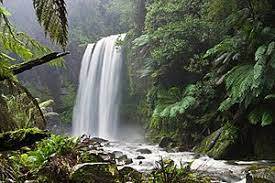
#> input picture data/img.jpg, 275 x 183 px, found by its file name
$ python 02.py   (older library calls are emulated)
#> lines starting #> are read from the running program, lines starting #| are printed output that depends on the picture; after the words box and inside, x2 and y2 are one past the last pixel; in counts of white or black regions, pixels touching at a corner belong together
import cv2, numpy as np
import matplotlib.pyplot as plt
import math

image = cv2.imread('data/img.jpg').astype(np.float32)/255


image = np.full((480, 640, 3), 255, np.uint8) #  세로, 가로, 레벨(BGR) : 왼쪽에서 쌓인 종이를 본다.
cv2.imshow('white', image)
cv2.waitKey()
cv2.destroyAllWindows()

image = np.full((480, 640, 3), (0, 0, 255), np.uint8)
cv2.imshow('red', image)
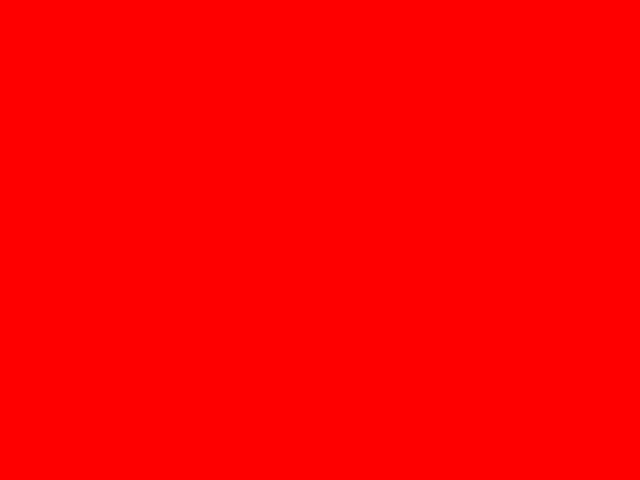
#> window 'red': shape (480, 640, 3); mean B, G, R 0, 0, 255
cv2.waitKey()
cv2.destroyAllWindows()

image.fill(0) # 기존 행렬 값 동일하게 할당
cv2.imshow('black', image)
cv2.waitKey()
cv2.destroyAllWindows()

image[240, 160] = image[240, 320] = image[240, 280] = (255, 255, 255)
cv2.imshow('black with white pixels', image)
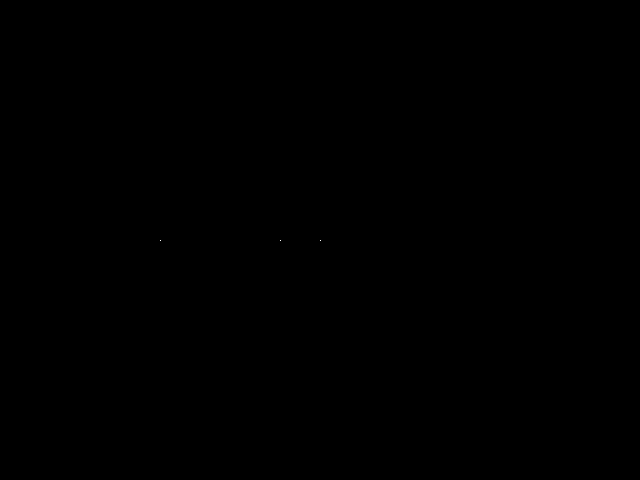
#> window 'black with white pixels': shape (480, 640, 3); 0% white in thin lines or dots, all inside (x1, y1, x2, y2) = (160, 240, 321, 241)
cv2.waitKey()
cv2.destroyAllWindows()

image[:,:,0] = 255
cv2.imshow('blue with white pixels', image)
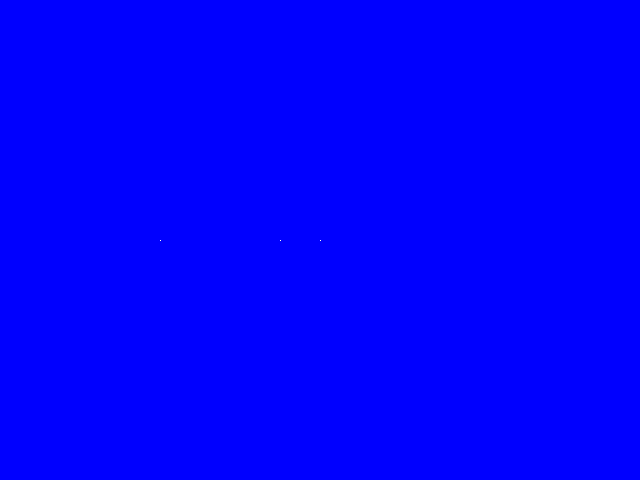
#> window 'blue with white pixels': shape (480, 640, 3); mean B, G, R 255, 0, 0
cv2.waitKey()
cv2.destroyAllWindows()

image[:,320,:] = 255
cv2.imshow('blue with white line', image)
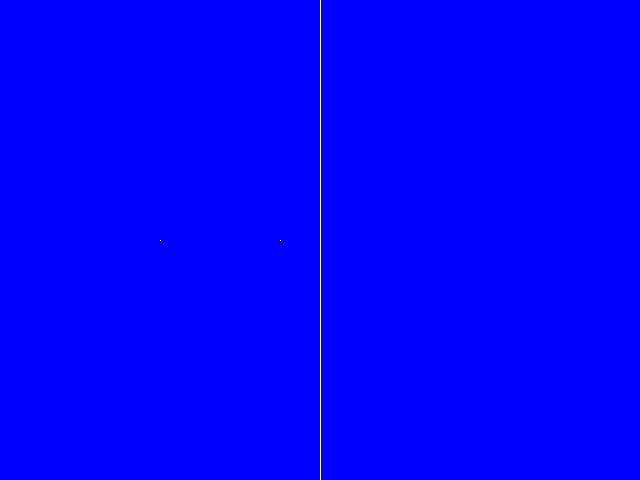
#> window 'blue with white line': shape (480, 640, 3); mean B, G, R 255, 0.4, 0.4
cv2.waitKey()
cv2.destroyAllWindows()

image[100:600, 100:200, 2] = 255
cv2.imshow('image', image)
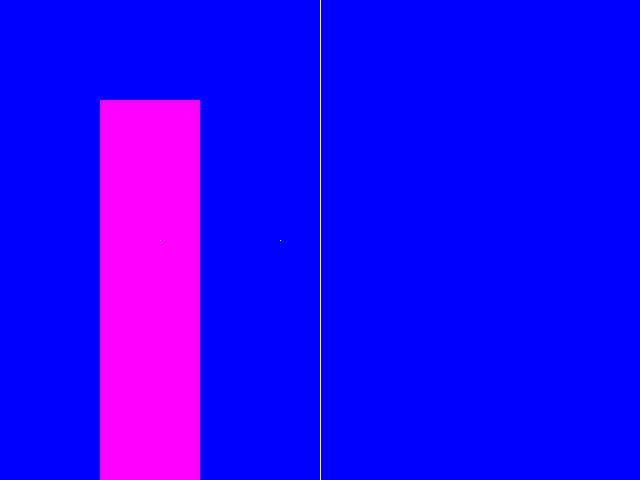
#> window 'image': shape (480, 640, 3); mean B, G, R 255, 0.4, 31.9
cv2.waitKey()
cv2.destroyAllWindows()


print('Shape:', image.shape)
print('Data type:', image.dtype)

cv2.imshow('image', image)
cv2.waitKey()
cv2.destroyAllWindows()

image = image.astype(np.float32) / 255
print('Shape:', image.shape)
print('Data type:', image.dtype)

cv2.imshow('image', np.clip(image*2, 0, 1)) # 0~1조정
cv2.waitKey()
cv2.destroyAllWindows()

image = (image * 255).astype(np.uint8)
print('Shape:', image.shape)
print('Data type:', image.dtype)

cv2.imshow('image', image)
cv2.waitKey()
cv2.destroyAllWindows()


# 데이터 영속성, 저장
mat = np.random.rand(100, 100).astype(np.float32)
print('Shape:', mat.shape)
print('Data type:', mat.dtype)

np.savetxt('mat.csv', mat)

#> (the run stopped early here; a loop or call above may not have finished)
